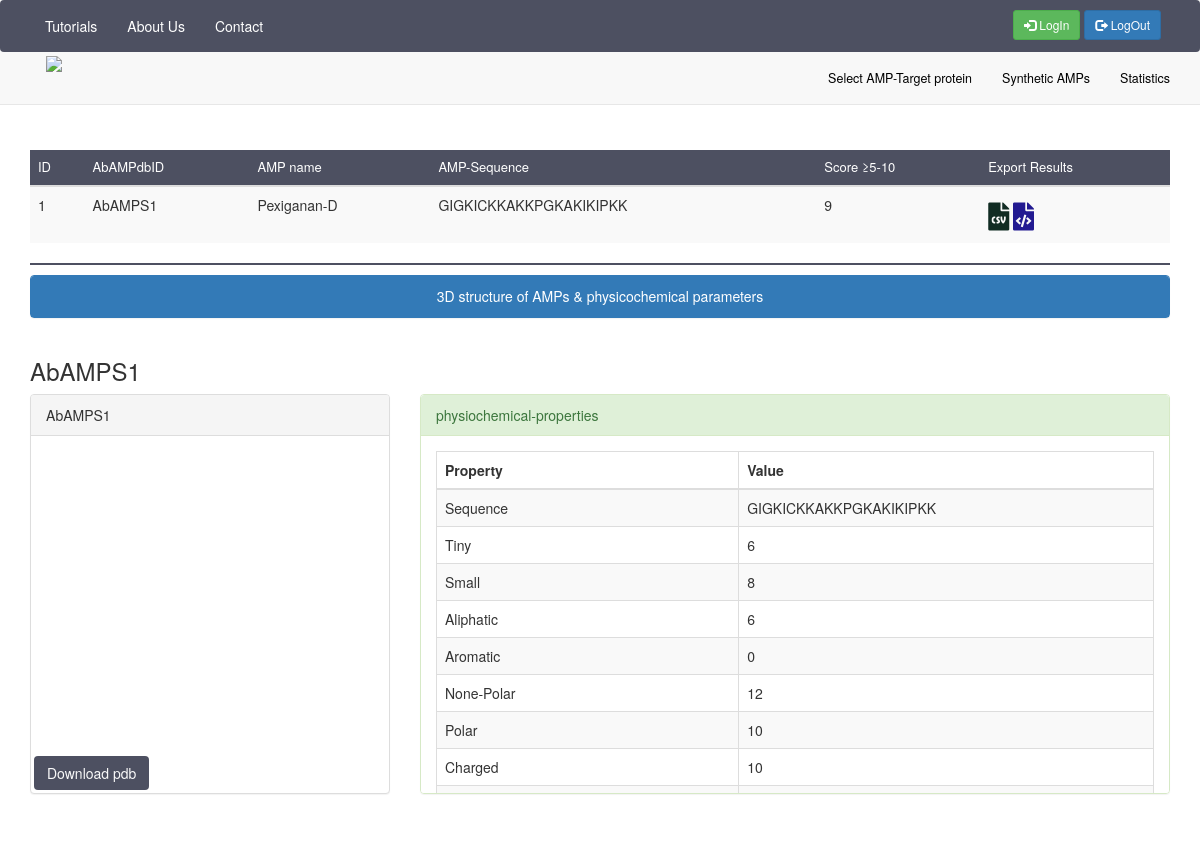
The app's page /synthetic/synthetic/1 with its own data.
### synthetic/models.py (models this page shows, shortened)
class Synthetic(models.Model):
    starget_protein = models.ForeignKey(
        Stargetproteins, on_delete=models.SET_NULL, null=True, blank=True)
    sdock = models.ManyToManyField('Sdock', related_name='sdock')
    title = models.CharField(("Title"), max_length=255)
    name = models.CharField(("Name"), max_length=255)
    s = models.CharField(
        ("Synthetic_sequence"), max_length=500)
    synthetic_Tiny = models.IntegerField(("Tiny"))
    synthetic_Small = models.IntegerField(("Small"))
    synthetic_Aliphtic = models.IntegerField(("Synthetic_aliphatic"))
    synthetic_Aromatic = models.IntegerField(("Synthetic_aromatic"))
    synthetic_non_polar = models.IntegerField(("Synthetic_Non_Polar-aa"))
    synthetic_polar = models.IntegerField(("Synthetic_Polar-aa"))
    synthetic_charged_aa = models.IntegerField(("Synthetic_Charged-aa"))
    synthetic_basic = models.IntegerField(("Synthetic_Basic-aa"))
    synthetic_acidic = models.CharField(
        ("Synthetic_Acidic-aa"), max_length=255)
    synthetic_mol_weight_tiny = models.FloatField(
        ("Synthetic_Mole%-Tiny_aa"), max_length=255)
    synthetic_mol_weight_small = models.FloatField(
        ("Synthetic_Mole%-Small_aa"), max_length=255)
    synthetic_mol_weight_apliphatic = models.FloatField(
        ("Synthetic_Mole%-Aliphtic_aa"), max_length=255)
    synthetic_mol_weight_aromatic = models.CharField(
        ("Synthetic_Mole%-Aromatic_aa"), max_length=255)
    synthetic_mol_weight_non_polar = models.FloatField(
        ("Synthetic_Mole%-Non_Polar_aa"), max_length=255)
    synthetic_mol_weight_polar = models.FloatField(
        ("Synthetic_Mole%-Polar_aa"), max_length=255)
    synthetic_mol_weight_charged = models.FloatField(
        ("Synthetic_Mole%-Charged_aa"), max_length=255)
    synthetic_mol_weight_basic = models.FloatField(
        ("Synthetic_Mole%-Basic_aa"), max_length=255, default=None)
    synthetic_mol_weight_acidic = models.IntegerField(
        ("Synthetic_Mole%-Acidic_aa"), default=None)
    synthetic_molecular_weight = models.FloatField(
        ("Synthetic_mw"), max_length=255, default=None)
    synthetic_length = models.IntegerField(("Synthetic_length"), default=None)
    synthetic_charge = models.FloatField(
        ("Synthetic_Charge"), max_length=255, default=None)
    synthetic_isolelectric_point = models.FloatField(
        ("Synthetic_Isolelectric point"), max_length=255)
    synthetic_aliphatic_Index = models.FloatField(
        ("Synthetic_Aliphatic Index"), max_length=255, default=None)
    synthetic_instability_Index = models.FloatField(
        ("Synthetic_Instability Index"), max_length=255)
    synthetic_bomanIndex = models.FloatField(
        ("Synthetic_BomanIndex"), max_length=255)
    synthetic_hydrophobicity = models.FloatField(
        ("Synthetic_Hydrophobicity"), max_length=255)
    synthetic_hydrophobic_moment = models.FloatField(
        ("Synthetic_Hydrophobic moment"), max_length=255)
    synthetic_toxicity = models.CharField(
        ("Synthetic_Toxicity"), max_length=255, default=None)
    synthetic_hemolytic_activity = models.FloatField(
        ("Synthetic_Hemolytic activity"), max_length=255)
    synthetic_score = models.IntegerField(("Synthetic_Score"), default=None)
    synthetic_pdb_name = models.CharField(
        ("Synthetic_PDBName"), max_length=255, default=None)

### synthetic/views.py (the view)
# urls.py: path("synthetic/<int:synthetic_id>", views.submit_synthetic, name='submit_synthetic'),
def submit_synthetic(request, synthetic_id):
    synthetic = Synthetic.objects.get(pk=synthetic_id)
    return render(request, "synthetic/synthetic.html", {
        "synthetic": synthetic,
    })

### synthetic/templates/synthetic/synthetic.html (shortened to what this page needs)
{% extends 'base.html' %} {% block content %} {% load static %}
<head>
    <link rel="stylesheet" href="https://cdnjs.cloudflare.com/ajax/libs/OwlCarousel2/2.3.4/assets/owl.carousel.min.css"
    />
    <link rel="stylesheet" href="https://cdnjs.cloudflare.com/ajax/libs/OwlCarousel2/2.3.4/assets/owl.theme.default.min.css"
 />
    <link rel="stylesheet" href="https://cdnjs.cloudflare.com/ajax/libs/OwlCarousel2/2.3.4/assets/owl.carousel.min.css"
    />
    <link rel="stylesheet" href="https://cdnjs.cloudflare.com/ajax/libs/OwlCarousel2/2.3.4/assets/owl.theme.default.min.css"
 />
    <link rel="stylesheet" href="https://cdnjs.cloudflare.com/ajax/libs/font-awesome/4.7.0/css/font-awesome.min.css">
    <link rel="stylesheet" href="https://cdnjs.cloudflare.com/ajax/libs/font-awesome/5.15.3/css/all.min.css">
</head>
<table class="table table-striped w-auto" id="myTable">
    <thead style="background-color: #4D5061; color: white;" font-weight="normal" font-size="small">
        <tr>
            <th scope="col" style="font-size: small; font-weight: normal;">ID</th>
            <th scope="col" style="font-size: small; font-weight: normal;">AbAMPdbID</th>
            <th scope="col" style="font-size: small; font-weight: normal;">AMP name</th>
            <th scope="col" style="font-size: small; font-weight: normal;">AMP-Sequence</th>
            <th scope="col" style="font-size: small; font-weight: normal;">Score ≥5-10</th>
            <th scope="col" style="font-size: small; font-weight: normal;">Export Results</th>
        </tr>
    </thead>
    <tbody>
        <tr class="table-info">
            <td>{{ synthetic.id }}</td>
            <td>{{ synthetic.title }}</td>
            <td>{{ synthetic.name }}</td>
            <td>{{ synthetic.s }}</td>
            <td>{{ synthetic.synthetic_score }}</td>
            <td><button onclick="tableToCSV()" style="background-color: #f9f9f9; font-size:28px; margin: 0; padding: 0;"><i class="fas fa-file-csv" style="color: rgb(17, 44, 35); margin-top: -10px;"></i></button>
                <button onclick="tableToXML()" style="background-color: #f9f9f9; font-size: 28px; margin: 0; padding: 0;">
                    <i class="fas fa-file-code" style="color: rgb(34, 26, 145); margin-top: -10px;"></i>
                  </button>
            </td>
    </tbody>
</table>
<hr />
<body>
    <div class="row">
        <div class="col-md-12 col-sm-12 col-xs-20">
            <div class="panel panel-primary">
                <div class="panel-heading" align="center">
                    3D structure of AMPs & physicochemical parameters
                </div>
            </div>
        </div>
    </div>
    <h3>{{ synthetic.title }}</h3>
    <div class="row">
        <div class="col-md-4 col-sm-4 col-xs-12">
            <div class="panel panel-default" style="height: 400px;">
                <div class="panel-heading">
                    {{ synthetic.title }}
                </div>
                <div>
                    <div id="container-01" class="mol-container"></div>
                    <div>
                        <a style="background-color: #4D5061; color: #f9f9f9; margin: 20px; margin-left: 3px;" role="button" href='/synthetic/static/{{ synthetic.synthetic_pdb_name }}' download='/synthetic/static/{{ synthetic.synthetic_pdb_name }}' class="btn btn-light text-dark ml-0">
                            Download pdb
                        </a></div>
                </div>
            </div>
        </div>
        <div class="col-md-8 col-sm-8 col-xs-12">
            <div class="panel panel-success" style="height: 400px;overflow: scroll;">
                <div class="panel-heading">
                    physiochemical-properties
                </div>
                <div class="panel-body">
                    <div class="table-responsive">
                        <table class="table table-striped table-bordered table-hover" id="table_1">
                            <thead>
                                <tr>
                                    <th>Property</th>
                                    <th>Value</th>
                                </tr>
                            </thead>
                            <tbody>
                                <tr>
                                    <td>Sequence</td>
                                    <td>{{ synthetic.s }}</td>
                                </tr>
                                <tr>
                                    <td>Tiny</td>
                                    <td>{{ synthetic.synthetic_Tiny }}</td>
                                </tr>
                                <tr>
                                    <td>Small</td>
                                    <td>{{ synthetic.synthetic_Small }}</td>
                                </tr>
                                <tr>
                                    <td>Aliphatic</td>
                                    <td>{{ synthetic.synthetic_Aliphtic }}</td>
                                </tr>
                                <tr>
                                    <td>Aromatic</td>
                                    <td>{{ synthetic.synthetic_Aromatic }}</td>
                                </tr>
                                <tr>
                                    <td>None-Polar</td>
                                    <td>{{ synthetic.synthetic_non_polar }}</td>
                                </tr>
                                <tr>
                                    <td>Polar</td>
                                    <td>{{ synthetic.synthetic_polar }}</td>
                                </tr>
                                <tr>
                                    <td>Charged</td>
                                    <td>{{ synthetic.synthetic_charged_aa }}</td>
                                </tr>
                                <tr>
                                    <td>Basic</td>
                                    <td>{{ synthetic.synthetic_basic }}</td>
                                </tr>
                            </tbody>
                        </table>
                    </div>
                </div>
            </div>
        </div>
    </div>
{% endblock %}

### templates/base.html (shortened to what this page needs)
<!DOCTYPE html>
<html lang="en">
{% load static %}
<link href="//maxcdn.bootstrapcdn.com/bootstrap/3.3.0/css/bootstrap.min.css" rel="stylesheet" id="bootstrap-css">
<nav class="navbar navbar-default navbar-doublerow navbar-trans navbar-fixed-top">
    <nav class="navbar navbar-top">
        <div class="container">
            <ul class="nav navbar-nav pull-left">
                <li>
                    <a class="nav-link" href=" {% url 'abampdb:tutorial' %}">Tutorials</a></li>
                <li><a class="nav-link " href="{% url 'abampdb:about_us' %}">About Us</a></li>
                <li><a class="nav-link " href="{% url 'abampdb:contact' %}">Contact</a></li>
            </ul>
            <ul class="nav navbar-nav pull-right " style="padding:9px; ">
                <a href="{% url 'abampdb:login' %} " class="btn btn-sm btn-success "><span class="glyphicon glyphicon-log-in "></span> LogIn</a>
                <a href="{% url 'abampdb:logout' %} " class="btn btn-sm btn-primary "><span class="glyphicon glyphicon-log-out "></span> LogOut</a>
            </ul>
        </div>
    </nav>
    <nav class="navbar navbar-down ">
        <div class="container ">
            <div class="flex-container ">
                <div class="navbar-header flex-item ">
                    <a class="navbar-brand " href="{% url 'abampdb:index' %} ">
                        <img src="{% static 'img/logo.png' %} " width="120 ">
                    </a>
                </div>
                <div class="collapse navbar-collapse " id="navbar-collapse ">
                    <ul class="nav navbar-nav flex-item hidden-xs navbar-right ">
                        <li><a href="{% url 'abampdb:search' %} " data-toggle="tab">Select AMP-Target protein</a></li>
                        <li><a href="{% url 'synthetic:synthetic' %}" data-toggle="tab">Synthetic AMPs</a></li>
                        <li><a href="{% url 'abampdb:stats' %} " data-toggle="tab">Statistics</a></li>
                    </ul>
                </div>
            </div>
        </div>
    </nav>
</nav>
<div class="container ">
    {% block content %} {% endblock %}

### templates/base.html (style rules this page uses)
.navbar-top { background: #4D5061; border-bottom: 4px solid #60B078; color: #FFF; color: rgb(255, 255, 255); }
.nav-link { color: white; }
.navbar-doublerow>.navbar { display: block; padding: 0px auto; margin: 0px auto; min-height: 25px; }
.navbar-doublerow .navbar-top ul>li:first-child>a { color: #fff; }
.navbar-doublerow .navbar-top ul>li:nth-child(2)>a { color: #fff; }
.navbar-doublerow .navbar-top ul>li:nth-child(3)>a { color: #fff; }
.navbar-doublerow .navbar-down .navbar-brand { padding: 0px auto; float: left; color: #60B078; font-size: 30px; }
.navbar-doublerow .navbar-down ul>li>a { font-size: 12.5px; color: #000; }
.navbar-brand { position: absolute; left: 10%; margin-top: -12px; transform: translateX(-50%); }

### synthetic/templates/synthetic/synthetic.html (style rules this page uses)
hr { border: 1px solid #4D5061; margin: 10px 0; }
#container-01 { width: 90%; height: 300px; position: relative; left: 10px; top: 10px; bottom: 50px; }
a:link { text-decoration: none; }
body { padding-top: 150px; }
button { background-color: #4B6887; color: white; border: none; padding: 10px 20px; text-align: center; text-decoration: none; display: inline-block; font-size: 16px; margin: 4px 2px; cursor: pointer; }

### records on screen
Synthetic: id "1", title "AbAMPS1", name "Pexiganan-D", s "GIGKICKKAKKPGKAKIKIPKK", synthetic_score "9", synthetic_Tiny "6", synthetic_Small "8", synthetic_Aliphtic "6", synthetic_Aromatic "0", synthetic_non_polar "12", synthetic_polar "10", synthetic_charged_aa "10"
